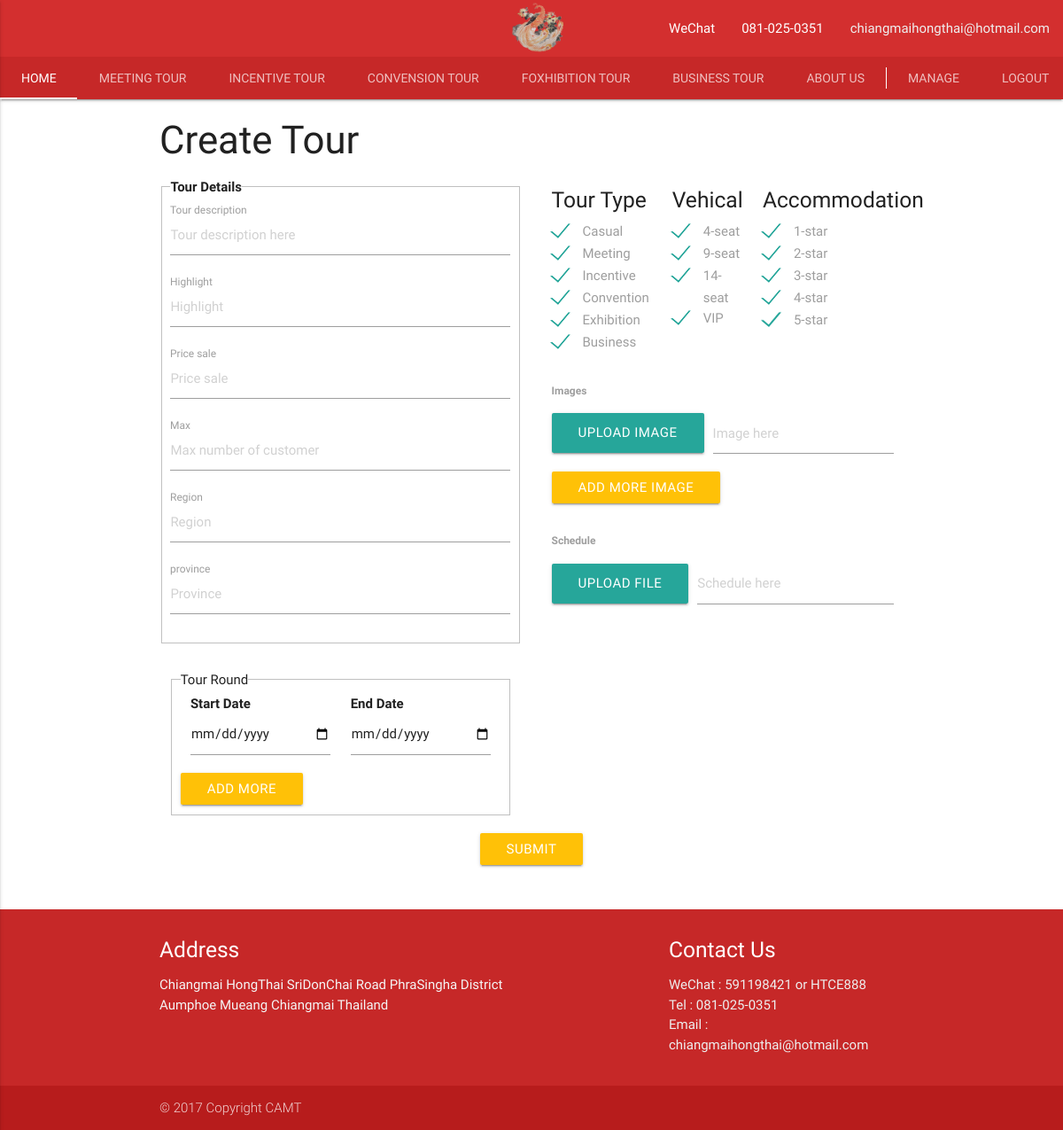
Screenshot of /tour/admin_create_tour.php (signed in) with the database file from the repository.
### tables this page shows
CREATE TABLE `tour_type` (
  `tour_type_id` int(11) NOT NULL,
  `tour_type` varchar(50) NOT NULL
);

CREATE TABLE `vehicle_type` (
  `vehicle_type_id` int(11) NOT NULL,
  `vehicle_type` varchar(50) NOT NULL
);

CREATE TABLE `accommodation` (
  `accommodation_id` int(11) NOT NULL,
  `accommodation_level` varchar(50) NOT NULL
);

### tour/admin_create_tour.php (the view, shortened to what this page needs)
<?php
include 'db_config.php';
?>
<!DOCTYPE html>
<html>
    <?php
    include 'component/header.php';
    ?>
    <body>
        <div class="container">
            <h3>Create Tour</h3>
            <form action="php_create_tour.php" enctype="multipart/form-data" method="post" name="create_tour">
                <div class="row">
                    <div class="col s12 l6">
                        <fieldset>
                            <legend><b>Tour Details</b></legend>
                            <div class="input-field" id="name" name="tour_description">
                                <input placeholder="Tour description here" required name="tour_description" type="text"/>
                                <label for="tour_description">Tour description</label>
                            </div>
                            <div class="input-field" id="highlight" name='highlight'>
                                <input placeholder="Highlight" required name='highlight' type='text'/>
                                <label for="highlight">Highlight</label>
                            </div>
                            <div class="input-field" id="price" name='price'>
                                <input placeholder="Price sale" required name='price' type='number' min="1"/>
                                <label for="price">Price sale</label>
                            </div>
                            <div class="input-field" id="max" name="max">
                                <input placeholder="Max number of customer" required name='max' type='number' min="1"/>
                                <label for="max">Max</label>
                            </div>
                            <div class="input-field" id="region" name='price'>
                                <input placeholder="Region" required name='region' type='text'/>
                                <label for="region">Region</label>
                            </div>
                            <div class="input-field" id="province" name='province'>
                                <input placeholder="Province" required name='province' type='text'/>
                                <label for="province">province</label>
                            </div>
                        </fieldset>
                        <div id="tour_round" class="col s12">
                            <div class="section"></div>
                            <fieldset>
                                <legend>Tour Round</legend>
                                <div class="trdate">
                                    <div class="col s6">
                                        <span><b>Start Date</b></span>
                                        <input required name='start_date[]' type='date' id="start1" class="start" datagrp="1" onchange="selectStart(this)"/>
                                    </div>
                                    <div class="col s6">
                                        <span><b>End Date</b></span>
                                        <input required name='end_date[]' type='date' id="end1" class="end"  datagrp="1" onchange="selectEnd(this)"/><br>
                                    </div>
                                </div>
                                <input type="button" class="add_more_tr btn amber" value="Add More">
                            </fieldset>
                        </div>
                    </div>
                    <div class="col s12 l6">
                        <div class="col s12 l4" id="type">
                            <h5>Tour Type</h5>
                            <?php
                            $sql = "SELECT * FROM tour_type";
                            if($result = mysqli_query($conn, $sql)){
                                if(mysqli_num_rows($result) > 0){
                                    while($row = mysqli_fetch_array($result)){
                            ?>
                            <div>
                                <label for="<?php echo $row['tour_type'];?>"><?php echo $row['tour_type'];?></label>
                            </div>
                            <?php
                                    }
                                } else{
                                    header("location: message.php?msg=error");
                                }
                            } else{
                                header("location: message.php?msg=error");
                            }
                            ?>
                        </div>
                        <div class="col s12 l3" id="vehicel">
                            <h5>Vehical</h5>
                            <?php
                            $sql = "SELECT * FROM vehicle_type";
                            if($result = mysqli_query($conn, $sql)){
                                if(mysqli_num_rows($result) > 0){
                                    while($row = mysqli_fetch_array($result)){
                            ?>
                            <div>
                                <label for="<?php echo $row['vehicle_type']; ?>"><?php echo $row['vehicle_type']; ?></label>
                            </div>
                            <?php
                                    }
                                } else{
                                    header("location: message.php?msg=error");
                                }
                            } else{
                                header("location: message.php?msg=error");
                            }
                            ?>
                        </div>
                        <div class="col s12 l4" id="accommodation">
                            <h5>Accommodation</h5>
                            <?php
                            $sql = "SELECT * FROM accommodation";
                            if($result = mysqli_query($conn, $sql)){
                                if(mysqli_num_rows($result) > 0){
                                    while($row = mysqli_fetch_array($result)){
                            ?>
                            <div>
                                <label for="<?php echo $row['accommodation_level'];?>"><?php echo $row['accommodation_level'];?></label>
                            </div>
                            <?php
                                    }
                                } else{
                                    header("location: message.php?msg=error");
                                }
                            } else{
                                header("location: message.php?msg=error");
                            }
                            ?>
                        </div>
                        <div class="col s12">
                            <div class="section"></div>
                            <div id="image">
                                <label for="image"><b>Images</b></label>
                                <div class="file-field input-field">
                                    <div class="btn">
                                        <span>Upload image</span>
                                    </div>
                                    <div class="file-path-wrapper">
                                        <input class="file-path validate" type="text" placeholder="Image here">
                                    </div>
                                </div>
                                <input type="button" class="add_more_image btn amber" value="Add More Image">
                            </div>
                            <div id="schedule">
                                <div class="section"></div>
                                <label for="schedule"><b>Schedule</b></label>
                                <div class="file-field input-field">
                                    <div class="btn">
                                        <span>Upload file</span>
                                    </div>
                                    <div class="file-path-wrapper">
                                        <input class="file-path validate" type="text" placeholder="Schedule here">
                                    </div>
                                </div>
                            </div>
                        </div>
                    </div>
                </div>
                <div class="row">
                    <div class="col s12 center">
                        <button class="waves-effect waves-light btn amber" type="submit" name="submit">Submit</button>
                    </div>
                </div>
            </form>
        </div>
        <div class="section"></div>
        <?php
        include 'component/footer.php';
        ?>
    </body>
</html>

### rows the page displays
tour_type: tour_type "Casual"
tour_type: tour_type "Meeting"
tour_type: tour_type "Incentive"
tour_type: tour_type "Convention"
tour_type: tour_type "Exhibition"
tour_type: tour_type "Business"
vehicle_type: vehicle_type "4-seat"
vehicle_type: vehicle_type "9-seat"
vehicle_type: vehicle_type "14-seat"
vehicle_type: vehicle_type "VIP"
accommodation: accommodation_level "1-star"
accommodation: accommodation_level "2-star"
accommodation: accommodation_level "3-star"
accommodation: accommodation_level "4-star"
accommodation: accommodation_level "5-star"
